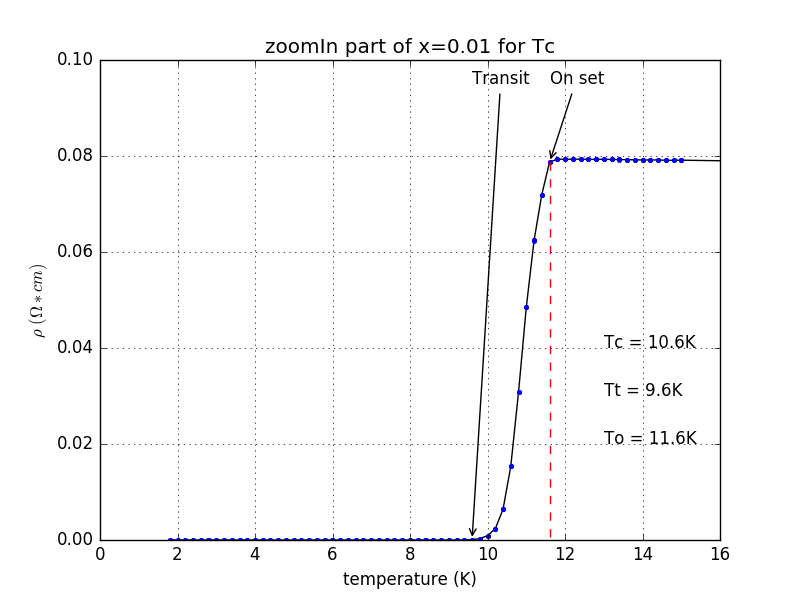

Reproduce this figure in Python.
# This file is used to plot the data from eto SPAWAR 080212a prepared on 04-14-2017.dat(which is renamed R1.dat

import matplotlib.pyplot as plt
from math import*
from numpy import linspace


resistance = []
temp = []
dev = [] 
file = open('zoomIn.dat','r')
lines = file.readlines()
file.close()
counter=-1
stage = 1;
onsetT = 0;
onsetR = 0;
transitT = 0;
transitR = 0;
l = 0.02337
w = 0.13005
t = 0.04775
A = w*t
resistivity =[]
# read the data from the file
for line in lines:  	
	list = line.split(",")
	if list[26] == "" :
		continue;
	resistance.append(list[26])
	resistivity.append(float(list[26])*A/l)
	temp.append(list[2])
	if counter > -1:
		if float(temp[counter]) == float(temp[counter+1]):
			dev.append(dev[counter-1])
		else:
			dev.append((float(resistivity[counter])-float(resistivity[counter+1]))/(float(temp[counter])-float(temp[counter+1])))		

		if float(temp[counter]) > 9.5:
			if dev[counter] > 0 and stage == 1:
				transitT = temp[counter-1]
				transitR = resistivity[counter-1] 
				stage = 2
			if float(temp[counter]) > 11.5:
				if dev[counter] < 0.5 and stage == 2:
					onsetT = temp[counter]		
					onsetR = resistivity[counter]
					stage = 3
	counter += 1

Tc = round((float(onsetT)+float(transitT))/2,2)
To = round(float(onsetT),2)
Tt = round(float(transitT),2)
print onsetT
print transitT

plt.plot(temp,resistivity,'k-',temp,resistivity,'b.')
plt.axis([0,16,0,0.1])
plt.plot((onsetT,onsetT),(onsetR,0),'r--')
plt.ylabel(r'$\rho$'+" "+r'$( \Omega *cm )$')
plt.xlabel('temperature (K)')
plt.title('zoomIn part of x=0.01 for Tc')
plt.grid(True)

plt.annotate('On set',xy = (onsetT,onsetR),xytext = (onsetT,0.095),arrowprops=dict(arrowstyle = '->',connectionstyle = 'arc3'))
plt.annotate('Transit',xy = (transitT,transitR),xytext = (transitT,0.095),arrowprops=dict(arrowstyle = '->',connectionstyle = 'arc3'))

plt.annotate('Tc = '+ str(Tc)+'K', xytext = (13,0.04),xy=(13,0.04))
plt.annotate('Tt = '+ str(Tt)+'K', xytext = (13,0.03),xy=(13,0.03))
plt.annotate('To = '+ str(To)+'K', xytext = (13,0.02),xy=(13,0.02))
plt.savefig('zoomIn.png')
plt.show()

